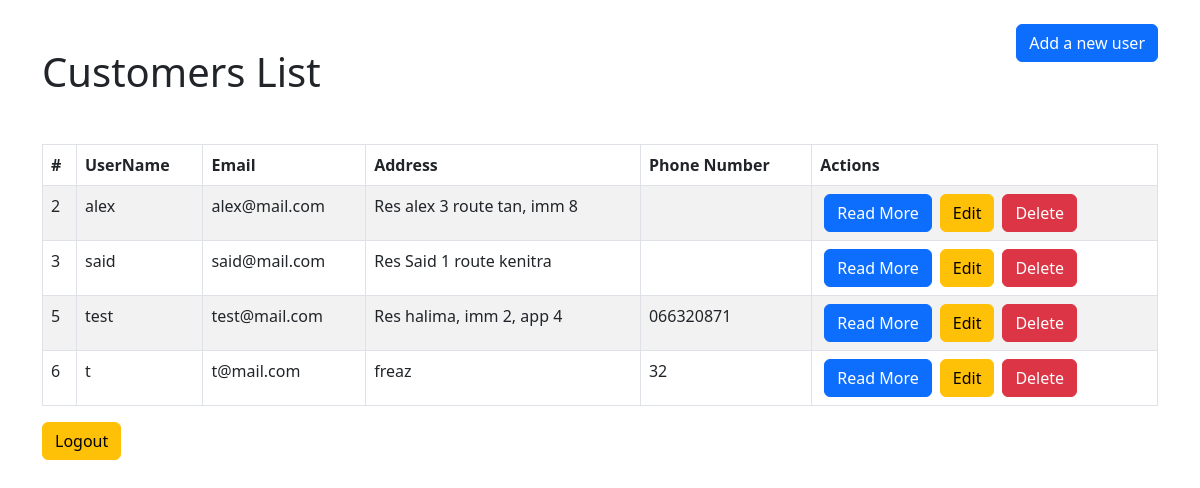
The page /admin/customers/index.php (signed in) on the database as committed earlier.
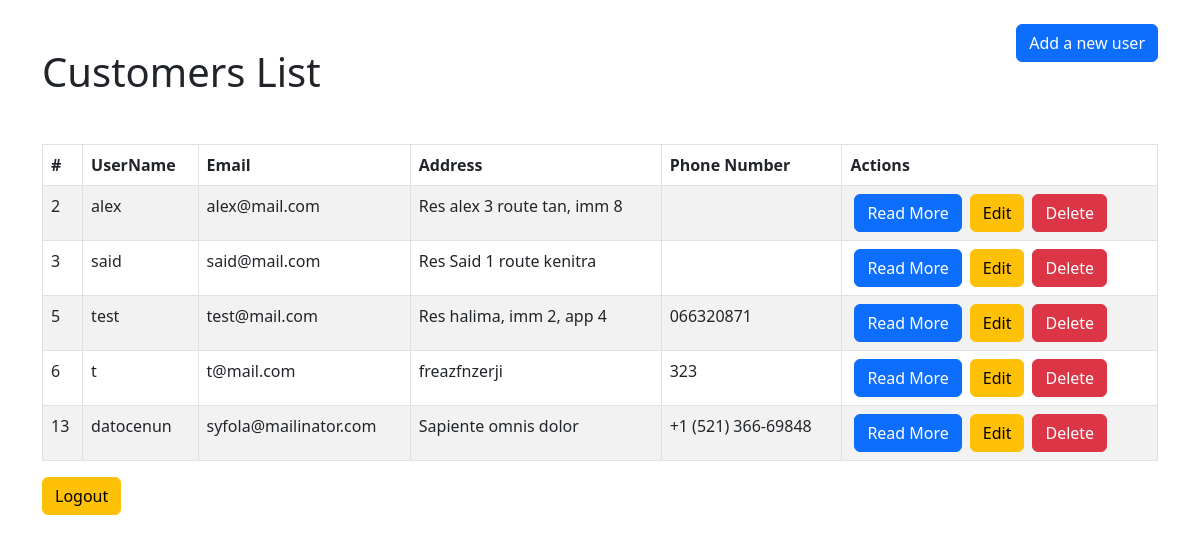
The same page on the database as committed later.
### tables this page shows
CREATE TABLE `users` (
  `id` int(11) NOT NULL,
  `username` varchar(255) NOT NULL,
  `email` varchar(255) NOT NULL,
  `address` varchar(100) DEFAULT NULL,
  `phone_number` varchar(20) DEFAULT NULL,
  `password` varchar(255) NOT NULL,
  `is_admin` tinyint(1) NOT NULL DEFAULT 0,
  `archived` tinyint(1) NOT NULL DEFAULT 0
);

### admin/customers/index.php (the view, shortened to what this page needs)
<!DOCTYPE html>
<html lang="en">
<head>
    <link href="https://cdn.jsdelivr.net/npm/bootstrap@5.2.3/dist/css/bootstrap.min.css" rel="stylesheet">
</head>
<body>
<div class="container">
        <header class="d-flex justify-content-between my-4">
            <h1 class="text-center my-4">Customers List</h1>
            <div>
                <a href="create.php" class="btn btn-primary">Add a new user</a>
            </div>
        </header>
        <table class="table table-bordered table-striped">
            <thead>
                <tr>
                    <th>#</th>
                    <th>UserName</th>
                    <th>Email</th>
                    <th>Address</th>
                    <th>Phone Number</th>
                    <th>Actions</th>
                </tr>
            </thead>
            <tbody>
               <?php
        require_once "../../includes/db_connect.php";
        $sql = "SELECT * FROM users WHERE is_admin=0 AND archived=0";
                    $result = mysqli_query($conn, $sql);
                    if(mysqli_num_rows($result) > 0){
                        while($row = mysqli_fetch_assoc($result)){
                            echo "<tr>";
                            echo "<td>".$row['id']."</td>";
                            echo "<td>".$row['username']."</td>";
                            echo "<td>".$row['email']."</td>";
                            echo "<td>".$row['address']."</td>";
                            echo "<td>".$row['phone_number']."</td>";
                            echo "<td>";
                            echo "<a href='view.php?id=".$row['id']."' class='btn btn-primary mx-1'>Read More</a>";
                            echo "<a href='edit.php?id=".$row['id']."' class='btn btn-warning mx-1'>Edit</a>";
                            echo "<a href='delete.php?id=".$row['id']."' class='btn btn-danger mx-1'>Delete</a>";
                            echo "</td>";
                            echo "</tr>";
                        }
                    }else{
                        echo "<tr><td colspan='6'>No Customers were found</td></tr>";
                    }
                ?>
            </tbody>
        </table>
        <a href="../logout.php" class="btn btn-warning ">Logout</a>
</div>
</body>
</html>

Rows that differ between the two databases and show on the page:
changed users "t@mail.com": address "freaz" → "freazfnzerji"; phone_number "32" → "323"
added users: id "13", username "datocenun", email "syfola@mailinator.com", address "Sapiente omnis dolor", phone_number "+1 (521) 366-69848"
